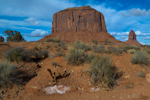
#> input picture stage1_soft_isp/reports/figures/fivek_candidates/a0001-jmac_DSC1459.jpg, 150 x 100 px; its folder holds only this picture in this run
$ python 03_prepare_paired_rgb_smoke.py
#> lines starting #> are read from the running program, lines starting #| are printed output that depends on the picture
#!/usr/bin/env python3
"""Create a tiny noisy/clean paired RGB dataset for pipeline smoke tests."""
# 中文说明：生成极小配对 RGB smoke 数据集，用来快速验证真实图片路径。

from __future__ import annotations

import argparse
from pathlib import Path

import numpy as np
from PIL import Image


IMAGE_EXTS = {".jpg", ".jpeg", ".png"}


def parse_args() -> argparse.Namespace:
    """中文说明：解析命令行参数，把脚本可调项集中到 argparse 命名空间。

    输入：主要依赖当前对象状态或命令行参数。
    输出：返回 argparse.Namespace，供 main() 读取脚本参数。
    """
    parser = argparse.ArgumentParser(description="Prepare a paired RGB smoke dataset.")
    parser.add_argument(
        "--source-dir",
        default="stage1_soft_isp/reports/figures/fivek_candidates",
        help="Directory containing clean RGB images.",
    )
    parser.add_argument(
        "--output-dir",
        default="stage2_ai_isp/runs/paired_rgb_smoke",
        help="Output directory with clean/noisy subfolders.",
    )
    parser.add_argument("--count", type=int, default=12, help="Number of pairs to write.")
    parser.add_argument("--size", type=int, default=256, help="Resize short side then center-crop.")
    parser.add_argument("--sigma", type=float, default=0.08, help="Gaussian noise sigma.")
    parser.add_argument("--seed", type=int, default=42, help="Random seed.")
    return parser.parse_args()


def center_crop(image: Image.Image, size: int) -> Image.Image:
    """中文说明：从图像中心裁剪固定大小区域，保证 noisy/clean 对齐且便于快速实验。

    输入：image、size。
    输出：返回值会被后续训练、评估、导出或测试流程继续使用。
    """
#> called with size = 256
    width, height = image.size
#> width = 150; height = 100
    scale = size / min(width, height)
#> scale = 2.56
    resized = image.resize((round(width * scale), round(height * scale)), Image.Resampling.BICUBIC)
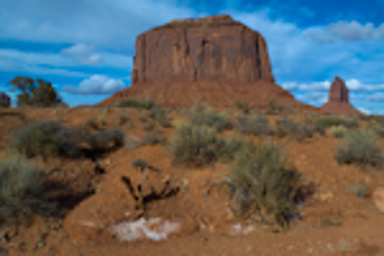
#> resized: PIL image 384x256 RGB; mean R, G, B 95.4, 99.1, 97.6
    left = (resized.width - size) // 2
#> left = 64
    top = (resized.height - size) // 2
#> top = 0
    return resized.crop((left, top, left + size, top + size))
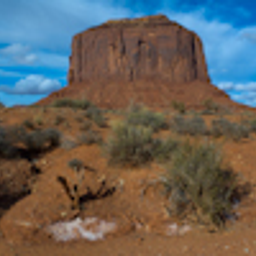
#> returned value: PIL image 256x256 RGB; mean R, G, B 101.2, 97.5, 91.9


def main() -> None:
    """中文说明：脚本主入口，按顺序组织读取输入、执行核心逻辑和写出结果。

    输入：主要依赖当前对象状态或命令行参数。
    输出：返回值会被后续训练、评估、导出或测试流程继续使用。
    """
    args = parse_args()
    source_dir = Path(args.source_dir)
    output_dir = Path(args.output_dir)
    clean_dir = output_dir / "clean"
    noisy_dir = output_dir / "noisy"
    clean_dir.mkdir(parents=True, exist_ok=True)
    noisy_dir.mkdir(parents=True, exist_ok=True)

    image_paths = [
        path
        for path in sorted(source_dir.iterdir())
        if path.is_file() and path.suffix.lower() in IMAGE_EXTS
    ][: args.count]
    if not image_paths:
        raise ValueError(f"No source images found in {source_dir}")

    rng = np.random.default_rng(args.seed)
    for index, path in enumerate(image_paths, start=1):
        clean = center_crop(Image.open(path).convert("RGB"), args.size)
        clean_arr = np.asarray(clean, dtype=np.float32) / 255.0
        noisy_arr = clean_arr + rng.normal(0.0, args.sigma, clean_arr.shape).astype(np.float32)
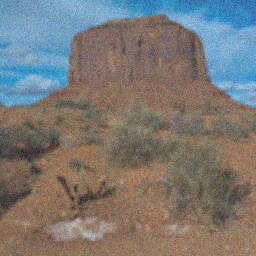
#> noisy_arr: shape (256, 256, 3) float32; mean R, G, B 0.396, 0.383, 0.36; drawn with min black and max white
        noisy_arr = np.clip(noisy_arr, 0.0, 1.0)
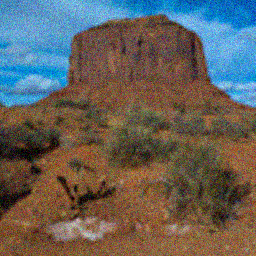
#> noisy_arr: shape (256, 256, 3) float32; mean R, G, B 0.398, 0.383, 0.361

        name = f"pair_{index:03d}.png"
        clean.save(clean_dir / name)
        Image.fromarray((noisy_arr * 255.0 + 0.5).astype(np.uint8)).save(noisy_dir / name)

    print(f"wrote {len(image_paths)} pairs to {output_dir}")


if __name__ == "__main__":
    main()

$ run again, on stage1_soft_isp/reports/figures/fivek_candidates/a0006-IMG_2787.jpg
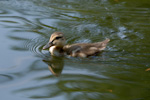
#> input picture stage1_soft_isp/reports/figures/fivek_candidates/a0006-IMG_2787.jpg, 150 x 100 px
#> width = 150; height = 100
#> scale = 2.56
#> in center_crop, `return resized.crop((left, top, left + size, top + size))`:
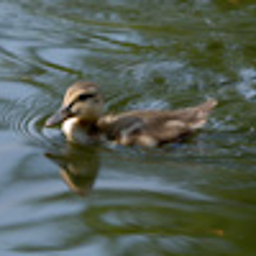
#> returned value: PIL image 256x256 RGB; mean R, G, B 86, 97.1, 87.4
#> in main, `noisy_arr = np.clip(noisy_arr, 0.0, 1.0)`:
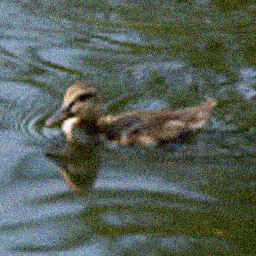
#> noisy_arr: shape (256, 256, 3) float32; mean R, G, B 0.337, 0.381, 0.344

$ run again, on stage1_soft_isp/reports/figures/fivek_candidates/a0007-IMG_2480.jpg
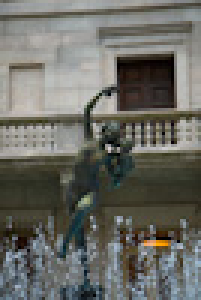
#> input picture stage1_soft_isp/reports/figures/fivek_candidates/a0007-IMG_2480.jpg, 67 x 100 px (shown 3 times larger)
#> width = 67; height = 100
#> scale = 3.82
#> in center_crop, `return resized.crop((left, top, left + size, top + size))`:
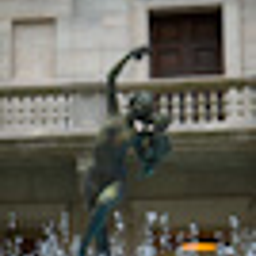
#> returned value: PIL image 256x256 RGB; mean R, G, B 99.8, 98.3, 88.8
#> in main, `noisy_arr = np.clip(noisy_arr, 0.0, 1.0)`:
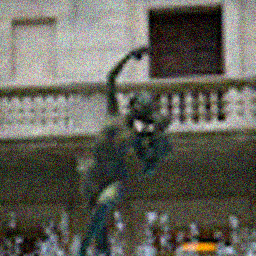
#> noisy_arr: shape (256, 256, 3) float32; mean R, G, B 0.392, 0.386, 0.35

$ run again, on stage1_soft_isp/reports/figures/fivek_candidates/a0002-dgw_005.jpg
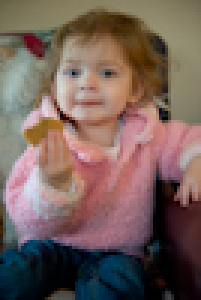
#> input picture stage1_soft_isp/reports/figures/fivek_candidates/a0002-dgw_005.jpg, 67 x 100 px (shown 3 times larger)
#> width = 67; height = 100
#> scale = 3.82
#> in center_crop, `return resized.crop((left, top, left + size, top + size))`:
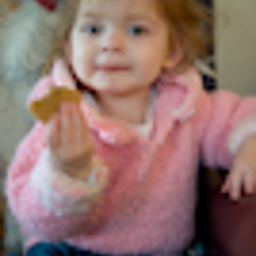
#> returned value: PIL image 256x256 RGB; mean R, G, B 144.7, 113.9, 108.4
#> in main, `noisy_arr = np.clip(noisy_arr, 0.0, 1.0)`:
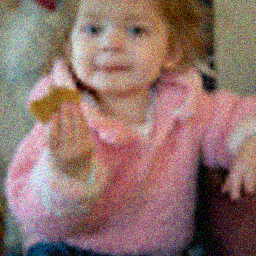
#> noisy_arr: shape (256, 256, 3) float32; mean R, G, B 0.568, 0.448, 0.426
